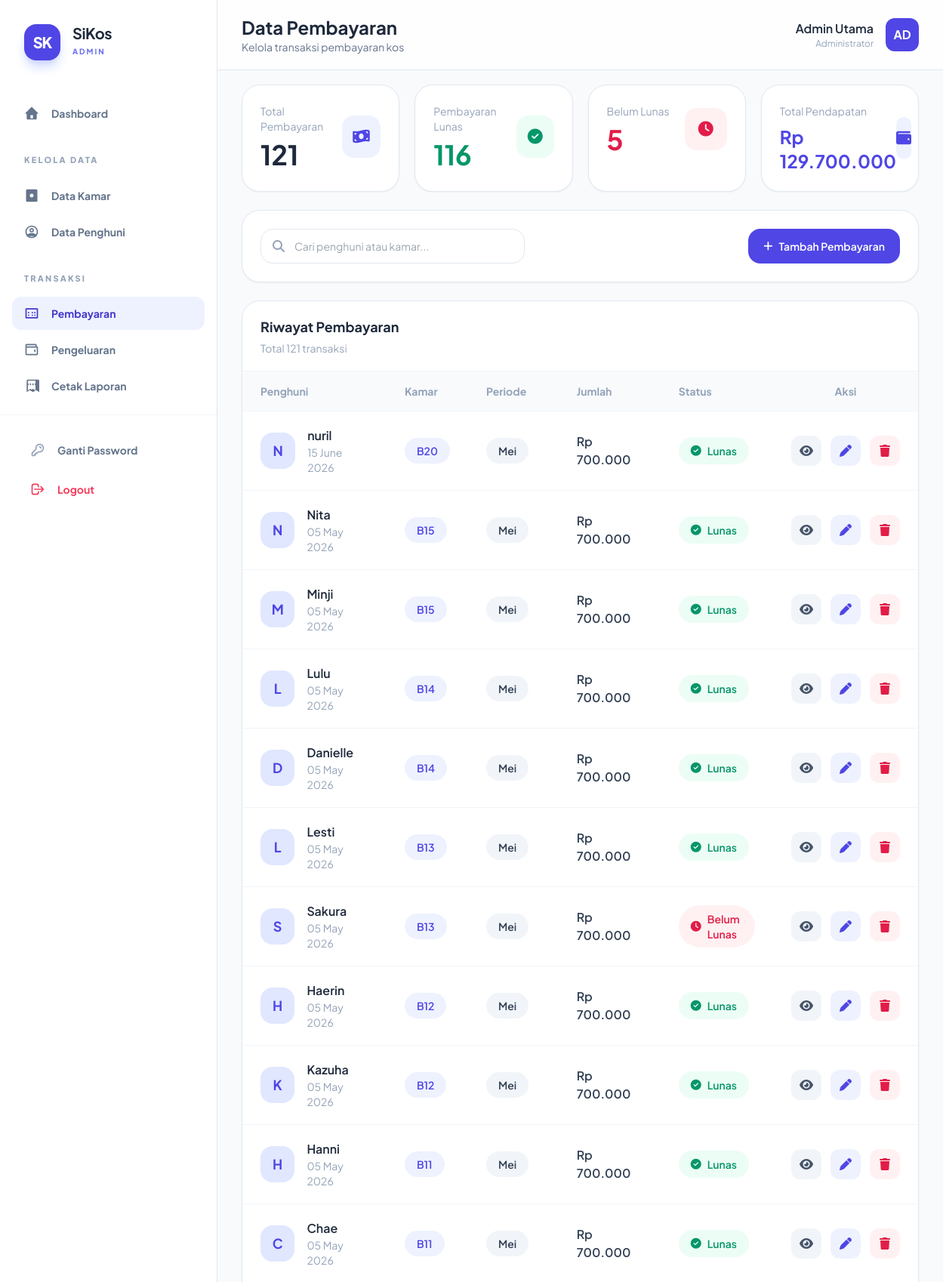
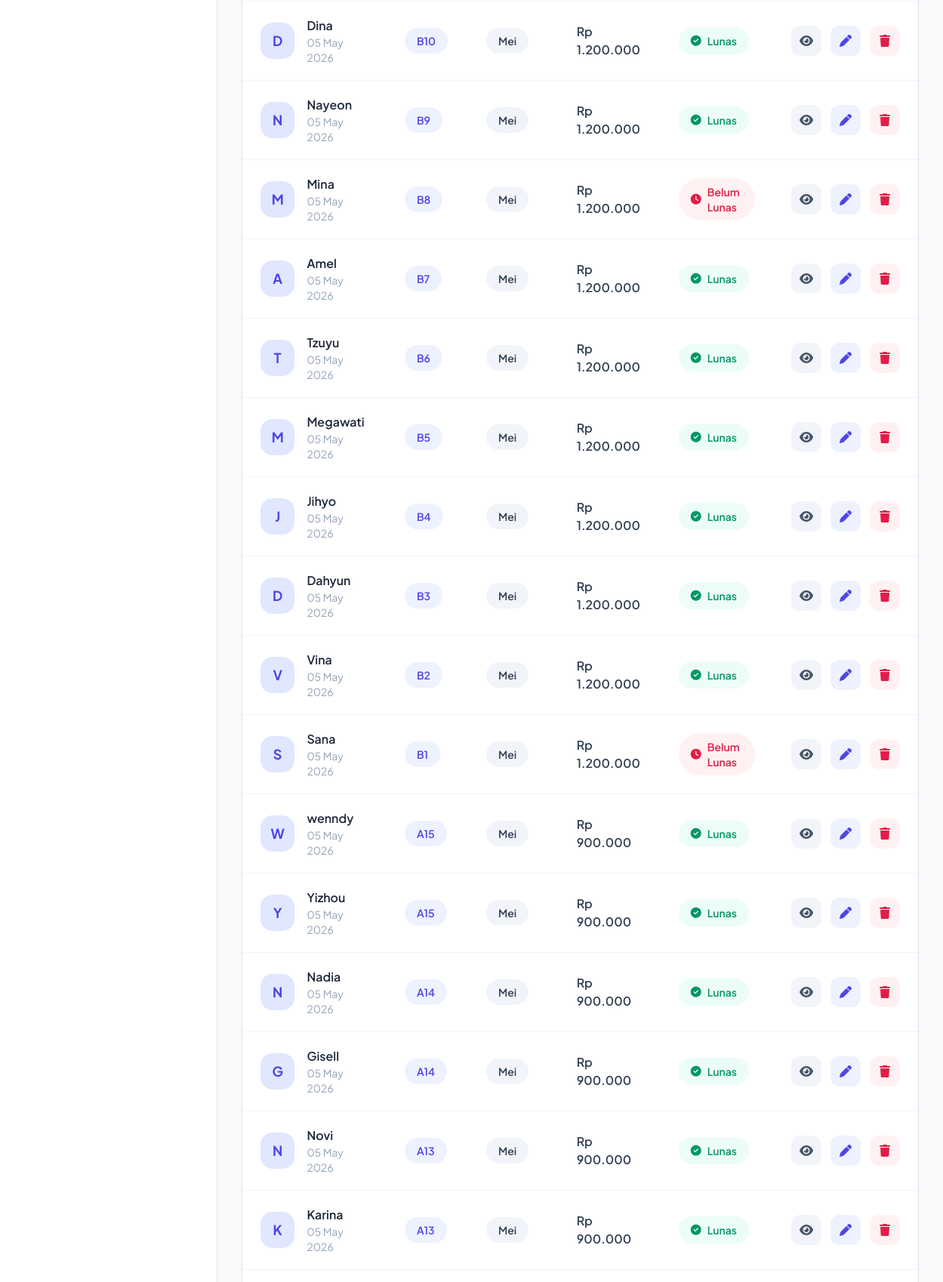
/modules/pembayaran/index.php (signed in, upper part), run on the app's committed database (2 pictures, top to bottom).
### tables this page shows
CREATE TABLE `pembayaran` (
  `id_pembayaran` int NOT NULL,
  `id_admin` int DEFAULT NULL,
  `id_penghuni` int DEFAULT NULL,
  `id_kamar` int DEFAULT NULL,
  `tanggal_bayar` date DEFAULT NULL,
  `bulan_bayar` varchar(20) DEFAULT NULL,
  `jumlah_bayar` decimal(15,2) DEFAULT NULL,
  `status_pembayaran` enum('Lunas','Belum Lunas') DEFAULT NULL
);

CREATE TABLE `penghuni` (
  `id_penghuni` int NOT NULL,
  `id_kamar` int DEFAULT NULL,
  `nama_penghuni` varchar(100) DEFAULT NULL,
  `jenis_kelamin` enum('Laki-laki','Perempuan') DEFAULT NULL,
  `no_hp` varchar(20) DEFAULT NULL,
  `alamat` text,
  `tgl_masuk` date DEFAULT NULL
);

CREATE TABLE `kamar` (
  `id_kamar` int NOT NULL,
  `nomor_kamar` varchar(10) DEFAULT NULL,
  `lantai` int DEFAULT NULL,
  `harga_kamar` decimal(15,2) DEFAULT NULL,
  `status_kamar` enum('Kosong','Terisi','Penuh') DEFAULT 'Kosong',
  `tipe_kamar_mandi` enum('Dalam','Luar') DEFAULT NULL
);

### modules/pembayaran/index.php (the view, shortened to what this page needs)
<?php
require_once '../../config/db.php';
$search = $_GET['search'] ?? '';
$where = "";
$q = mysqli_query($conn,"
    SELECT
        pembayaran.*,
        penghuni.nama_penghuni,
        kamar.nomor_kamar
    FROM pembayaran
    LEFT JOIN penghuni
        ON pembayaran.id_penghuni = penghuni.id_penghuni
    LEFT JOIN kamar
        ON pembayaran.id_kamar = kamar.id_kamar
    $where
    ORDER BY pembayaran.id_pembayaran DESC
");
$total = mysqli_fetch_assoc(mysqli_query($conn,"
    SELECT COUNT(*) as t FROM pembayaran
"))['t'];
$lunas = mysqli_fetch_assoc(mysqli_query($conn,"
    SELECT COUNT(*) as t
    FROM pembayaran
    WHERE status_pembayaran='Lunas'
"))['t'];
$belum = mysqli_fetch_assoc(mysqli_query($conn,"
    SELECT COUNT(*) as t
    FROM pembayaran
    WHERE status_pembayaran!='Lunas'
"))['t'];
$total_uang = mysqli_fetch_assoc(mysqli_query($conn,"
    SELECT SUM(jumlah_bayar) as total
    FROM pembayaran
"))['total'];
include '../../includes/header.php';
?>
<div class="flex min-h-screen bg-slate-100">
<?php include '../../includes/sidebar.php'; ?>
<div class="flex-1 ml-72 bg-slate-50 min-h-screen">
<div class="fixed top-0 left-72 right-0 bg-white/80 backdrop-blur border-b border-slate-200 px-8 py-5 z-40">
    <div class="flex justify-between items-center">
        <div>
            <h1 class="text-2xl font-bold text-slate-800">
                Data Pembayaran
            </h1>
            <p class="text-sm text-slate-500">
                Kelola transaksi pembayaran kos
            </p>
        </div>
        <div class="flex items-center gap-4">
            <div class="text-right">
                <h3 class="font-semibold text-slate-800">
                    <?= $_SESSION['admin_nama'] ?>
                </h3>
                <p class="text-xs text-slate-400">
                    Administrator
                </p>
            </div>
            <div class="w-11 h-11 bg-indigo-600 text-white rounded-xl flex items-center justify-center font-bold">
                <?= strtoupper(substr($_SESSION['admin_nama'],0,2)); ?>
            </div>
        </div>
    </div>
</div>
<main class="pt-28 px-8 pb-10">
<div class="grid grid-cols-1 md:grid-cols-4 gap-5 mb-6">
    <div class="bg-white rounded-3xl p-6 border border-slate-200 shadow-sm">
        <div class="flex justify-between items-center">
            <div>
                <p class="text-sm text-slate-400">
                    Total Pembayaran
                </p>
                <h2 class="text-4xl font-bold text-slate-800 mt-2">
                    <?= $total ?>
                </h2>
            </div>
            <div class="w-14 h-14 rounded-2xl bg-indigo-50 text-indigo-600 flex items-center justify-center">
                <i class="fa-solid fa-money-bill-wave text-xl"></i>
            </div>
        </div>
    </div>
    <div class="bg-white rounded-3xl p-6 border border-slate-200 shadow-sm">
        <div class="flex justify-between items-center">
            <div>
                <p class="text-sm text-slate-400">
                    Pembayaran Lunas
                </p>
                <h2 class="text-4xl font-bold text-emerald-600 mt-2">
                    <?= $lunas ?>
                </h2>
            </div>
            <div class="w-14 h-14 rounded-2xl bg-emerald-50 text-emerald-600 flex items-center justify-center">
                <i class="fa-solid fa-circle-check text-xl"></i>
            </div>
        </div>
    </div>
    <div class="bg-white rounded-3xl p-6 border border-slate-200 shadow-sm">
        <div class="flex justify-between items-center">
            <div>
                <p class="text-sm text-slate-400">
                    Belum Lunas
                </p>
                <h2 class="text-4xl font-bold text-rose-600 mt-2">
                    <?= $belum ?>
                </h2>
            </div>
            <div class="w-14 h-14 rounded-2xl bg-rose-50 text-rose-600 flex items-center justify-center">
                <i class="fa-solid fa-clock text-xl"></i>
            </div>
        </div>
    </div>
    <div class="bg-white rounded-3xl p-6 border border-slate-200 shadow-sm">
        <div class="flex justify-between items-center">
            <div>
                <p class="text-sm text-slate-400">
                    Total Pendapatan
                </p>
                <h2 class="text-2xl font-bold text-indigo-600 mt-2">
                    Rp <?= number_format($total_uang,0,',','.') ?>
                </h2>
            </div>
            <div class="w-14 h-14 rounded-2xl bg-indigo-50 text-indigo-600 flex items-center justify-center">
                <i class="fa-solid fa-wallet text-xl"></i>
            </div>
        </div>
    </div>
</div>
<div class="bg-white rounded-3xl border border-slate-200 shadow-sm p-6 mb-6">
    <div class="flex flex-col md:flex-row gap-4 justify-between">
        <form method="GET" class="relative w-full md:w-[350px]">
            <i class="fa-solid fa-magnifying-glass absolute left-4 top-1/2 -translate-y-1/2 text-slate-400"></i>
            <input
                type="text"
                name="search"
                value="<?= $search ?>"
                placeholder="Cari penghuni atau kamar..."
                class="w-full pl-11 pr-4 py-3 rounded-2xl border border-slate-200 focus:outline-none focus:ring-2 focus:ring-indigo-500 text-sm"
            >
        </form>
        <a href="tambah.php"
           class="bg-indigo-600 hover:bg-indigo-700 text-white px-5 py-3 rounded-2xl text-sm font-semibold flex items-center justify-center gap-2 transition">
            <i class="fa-solid fa-plus"></i>
            Tambah Pembayaran
        </a>
    </div>
</div>
<div class="bg-white rounded-3xl border border-slate-200 shadow-sm overflow-hidden">
    <div class="px-6 py-5 border-b border-slate-100">
        <h2 class="font-bold text-slate-800 text-lg">
            Riwayat Pembayaran
        </h2>
        <p class="text-sm text-slate-400 mt-1">
            Total <?= mysqli_num_rows($q) ?> transaksi
        </p>
    </div>
    <div class="overflow-x-auto">
        <table class="w-full">
            <thead class="bg-slate-50">
                <tr class="text-slate-400 text-sm">
                    <th class="px-6 py-4 text-left">
                        Penghuni
                    </th>
                    <th class="px-6 py-4 text-left">
                        Kamar
                    </th>
                    <th class="px-6 py-4 text-left">
                        Periode
                    </th>
                    <th class="px-6 py-4 text-left">
                        Jumlah
                    </th>
                    <th class="px-6 py-4 text-left">
                        Status
                    </th>
                    <th class="px-6 py-4 text-center">
                        Aksi
                    </th>
                </tr>
            </thead>
            <tbody>
            <?php while($r=mysqli_fetch_assoc($q)) { ?>
                <tr class="border-t border-slate-100 hover:bg-slate-50 transition">
                    <td class="px-6 py-5">
                        <div class="flex items-center gap-4">
                            <div class="w-12 h-12 rounded-2xl bg-indigo-100 text-indigo-600 flex items-center justify-center font-bold text-lg">
                                <?= strtoupper(substr($r['nama_penghuni'],0,1)); ?>
                            </div>
                            <div>
                                <h3 class="font-semibold text-slate-800">
                                    <?= $r['nama_penghuni'] ?>
                                </h3>
                                <p class="text-sm text-slate-400">
                                    <?= date('d F Y', strtotime($r['tanggal_bayar'])) ?>
                                </p>
                            </div>
                        </div>
                    </td>
                    <td class="px-6 py-5">
                        <span class="px-4 py-2 rounded-full bg-indigo-50 text-indigo-600 text-sm font-semibold">
                            <?= $r['nomor_kamar'] ?>
                        </span>
                    </td>
                    <td class="px-6 py-5">
                        <span class="px-4 py-2 rounded-full bg-slate-100 text-slate-700 text-sm font-semibold">
                            <?= $r['bulan_bayar'] ?? '-' ?>
                        </span>
                    </td>
                    <td class="px-6 py-5 font-semibold text-slate-700">
                        Rp <?= number_format($r['jumlah_bayar'],0,',','.') ?>
                    </td>
                    <td class="px-6 py-5">
                        <?php if(($r['status_pembayaran'] ?? '') == 'Lunas'){ ?>
                            <span class="inline-flex items-center gap-2 px-4 py-2 rounded-full bg-emerald-50 text-emerald-600 text-sm font-semibold">
                                <i class="fa-solid fa-circle-check"></i>
                                Lunas
                            </span>
                        <?php } else { ?>
                            <span class="inline-flex items-center gap-2 px-4 py-2 rounded-full bg-rose-50 text-rose-600 text-sm font-semibold">
                                <i class="fa-solid fa-clock"></i>
                                Belum Lunas
                            </span>
                        <?php } ?>
                    </td>
                    <td class="px-6 py-5">
                        <div class="flex items-center justify-center gap-3">
                            <a href="detail.php?id=<?= $r['id_pembayaran'] ?>"
                               class="w-10 h-10 rounded-xl bg-slate-100 text-slate-600 flex items-center justify-center hover:bg-slate-200 transition">
                                <i class="fa-solid fa-eye"></i>
                            </a>
                            <a href="edit.php?id=<?= $r['id_pembayaran'] ?>"
                               class="w-10 h-10 rounded-xl bg-indigo-50 text-indigo-600 flex items-center justify-center hover:bg-indigo-100 transition">
                                <i class="fa-solid fa-pen"></i>
                            </a>
                            <a href="hapus.php?id=<?= $r['id_pembayaran'] ?>"
                               onclick="return confirm('Hapus pembayaran ini?')"
                               class="w-10 h-10 rounded-xl bg-rose-50 text-rose-600 flex items-center justify-center hover:bg-rose-100 transition">
                                <i class="fa-solid fa-trash"></i>
                            </a>
                        </div>
                    </td>
                </tr>
            <?php } ?>
            </tbody>
        </table>
    </div>
</div>
</main>
</div>
<?php include '../../includes/footer.php'; ?>

### includes/header.php (style rules this page uses)
body { font-family: 'Plus Jakarta Sans', sans-serif; }

### data on the page
pembayaran: id_penghuni.nama_penghuni "N", id_penghuni.nama_penghuni "nuril", tanggal_bayar "15 June 2026", id_kamar.nomor_kamar "B20", bulan_bayar "Mei", jumlah_bayar "700.000", status_pembayaran "Lunas" (drawn)
pembayaran: id_penghuni.nama_penghuni "N", id_penghuni.nama_penghuni "Nita", tanggal_bayar "05 May 2026", id_kamar.nomor_kamar "B15", bulan_bayar "Mei", jumlah_bayar "700.000", status_pembayaran "Lunas" (drawn)
pembayaran: id_penghuni.nama_penghuni "M", id_penghuni.nama_penghuni "Minji", tanggal_bayar "05 May 2026", id_kamar.nomor_kamar "B15", bulan_bayar "Mei", jumlah_bayar "700.000", status_pembayaran "Lunas" (drawn)
pembayaran: id_penghuni.nama_penghuni "L", id_penghuni.nama_penghuni "Lulu", tanggal_bayar "05 May 2026", id_kamar.nomor_kamar "B14", bulan_bayar "Mei", jumlah_bayar "700.000", status_pembayaran "Lunas" (drawn)
pembayaran: id_penghuni.nama_penghuni "D", id_penghuni.nama_penghuni "Danielle", tanggal_bayar "05 May 2026", id_kamar.nomor_kamar "B14", bulan_bayar "Mei", jumlah_bayar "700.000", status_pembayaran "Lunas" (drawn)
pembayaran: id_penghuni.nama_penghuni "L", id_penghuni.nama_penghuni "Lesti", tanggal_bayar "05 May 2026", id_kamar.nomor_kamar "B13", bulan_bayar "Mei", jumlah_bayar "700.000", status_pembayaran "Lunas" (drawn)
pembayaran: id_penghuni.nama_penghuni "S", id_penghuni.nama_penghuni "Sakura", tanggal_bayar "05 May 2026", id_kamar.nomor_kamar "B13", bulan_bayar "Mei", jumlah_bayar "700.000", status_pembayaran "Belum Lunas" (drawn)
pembayaran: id_penghuni.nama_penghuni "H", id_penghuni.nama_penghuni "Haerin", tanggal_bayar "05 May 2026", id_kamar.nomor_kamar "B12", bulan_bayar "Mei", jumlah_bayar "700.000", status_pembayaran "Lunas" (drawn)
pembayaran: id_penghuni.nama_penghuni "K", id_penghuni.nama_penghuni "Kazuha", tanggal_bayar "05 May 2026", id_kamar.nomor_kamar "B12", bulan_bayar "Mei", jumlah_bayar "700.000", status_pembayaran "Lunas" (drawn)
pembayaran: id_penghuni.nama_penghuni "H", id_penghuni.nama_penghuni "Hanni", tanggal_bayar "05 May 2026", id_kamar.nomor_kamar "B11", bulan_bayar "Mei", jumlah_bayar "700.000", status_pembayaran "Lunas" (drawn)
pembayaran: id_penghuni.nama_penghuni "C", id_penghuni.nama_penghuni "Chae", tanggal_bayar "05 May 2026", id_kamar.nomor_kamar "B11", bulan_bayar "Mei", jumlah_bayar "700.000", status_pembayaran "Lunas" (drawn)
pembayaran: id_penghuni.nama_penghuni "D", id_penghuni.nama_penghuni "Dina", tanggal_bayar "05 May 2026", id_kamar.nomor_kamar "B10", bulan_bayar "Mei", jumlah_bayar "1.200.000", status_pembayaran "Lunas" (drawn)
pembayaran: id_penghuni.nama_penghuni "N", id_penghuni.nama_penghuni "Nayeon", tanggal_bayar "05 May 2026", id_kamar.nomor_kamar "B9", bulan_bayar "Mei", jumlah_bayar "1.200.000", status_pembayaran "Lunas" (drawn)
pembayaran: id_penghuni.nama_penghuni "M", id_penghuni.nama_penghuni "Mina", tanggal_bayar "05 May 2026", id_kamar.nomor_kamar "B8", bulan_bayar "Mei", jumlah_bayar "1.200.000", status_pembayaran "Belum Lunas" (drawn)
pembayaran: id_penghuni.nama_penghuni "A", id_penghuni.nama_penghuni "Amel", tanggal_bayar "05 May 2026", id_kamar.nomor_kamar "B7", bulan_bayar "Mei", jumlah_bayar "1.200.000", status_pembayaran "Lunas" (drawn)
pembayaran: id_penghuni.nama_penghuni "T", id_penghuni.nama_penghuni "Tzuyu", tanggal_bayar "05 May 2026", id_kamar.nomor_kamar "B6", bulan_bayar "Mei", jumlah_bayar "1.200.000", status_pembayaran "Lunas" (drawn)
pembayaran: id_penghuni.nama_penghuni "M", id_penghuni.nama_penghuni "Megawati", tanggal_bayar "05 May 2026", id_kamar.nomor_kamar "B5", bulan_bayar "Mei", jumlah_bayar "1.200.000", status_pembayaran "Lunas" (drawn)
pembayaran: id_penghuni.nama_penghuni "J", id_penghuni.nama_penghuni "Jihyo", tanggal_bayar "05 May 2026", id_kamar.nomor_kamar "B4", bulan_bayar "Mei", jumlah_bayar "1.200.000", status_pembayaran "Lunas" (drawn)
pembayaran: id_penghuni.nama_penghuni "D", id_penghuni.nama_penghuni "Dahyun", tanggal_bayar "05 May 2026", id_kamar.nomor_kamar "B3", bulan_bayar "Mei", jumlah_bayar "1.200.000", status_pembayaran "Lunas" (drawn)
pembayaran: id_penghuni.nama_penghuni "V", id_penghuni.nama_penghuni "Vina", tanggal_bayar "05 May 2026", id_kamar.nomor_kamar "B2", bulan_bayar "Mei", jumlah_bayar "1.200.000", status_pembayaran "Lunas" (drawn)
pembayaran: id_penghuni.nama_penghuni "S", id_penghuni.nama_penghuni "Sana", tanggal_bayar "05 May 2026", id_kamar.nomor_kamar "B1", bulan_bayar "Mei", jumlah_bayar "1.200.000", status_pembayaran "Belum Lunas" (drawn)
pembayaran: id_penghuni.nama_penghuni "W", id_penghuni.nama_penghuni "wenndy", tanggal_bayar "05 May 2026", id_kamar.nomor_kamar "A15", bulan_bayar "Mei", jumlah_bayar "900.000", status_pembayaran "Lunas" (drawn)
pembayaran: id_penghuni.nama_penghuni "Y", id_penghuni.nama_penghuni "Yizhou", tanggal_bayar "05 May 2026", id_kamar.nomor_kamar "A15", bulan_bayar "Mei", jumlah_bayar "900.000", status_pembayaran "Lunas" (drawn)
pembayaran: id_penghuni.nama_penghuni "N", id_penghuni.nama_penghuni "Nadia", tanggal_bayar "05 May 2026", id_kamar.nomor_kamar "A14", bulan_bayar "Mei", jumlah_bayar "900.000", status_pembayaran "Lunas" (drawn)
pembayaran: id_penghuni.nama_penghuni "G", id_penghuni.nama_penghuni "Gisell", tanggal_bayar "05 May 2026", id_kamar.nomor_kamar "A14", bulan_bayar "Mei", jumlah_bayar "900.000", status_pembayaran "Lunas" (drawn)
pembayaran: id_penghuni.nama_penghuni "N", id_penghuni.nama_penghuni "Novi", tanggal_bayar "05 May 2026", id_kamar.nomor_kamar "A13", bulan_bayar "Mei", jumlah_bayar "900.000", status_pembayaran "Lunas" (drawn)
pembayaran: id_penghuni.nama_penghuni "K", id_penghuni.nama_penghuni "Karina", tanggal_bayar "05 May 2026", id_kamar.nomor_kamar "A13", bulan_bayar "Mei", jumlah_bayar "900.000", status_pembayaran "Lunas" (drawn)

### other printed values
$_SESSION['admin_nama'] "Admin Utama"
substr($_SESSION['admin_nama'],0,2) "AD"
$total "121"
$lunas "116"
$belum "5"
$total_uang "129.700.000"
mysqli_num_rows($q) "121"
